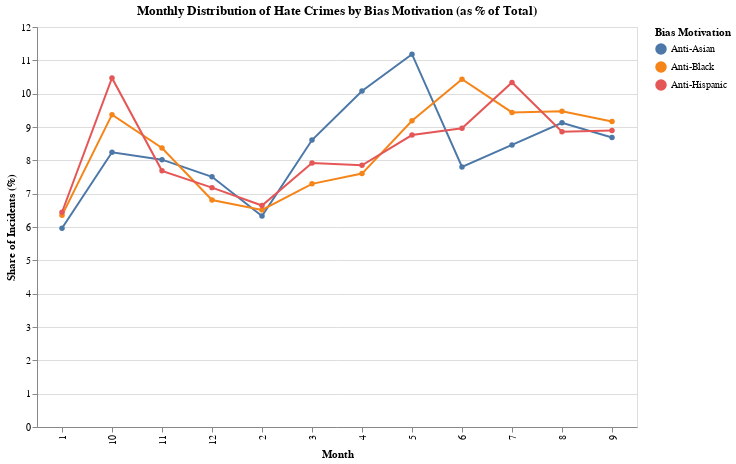

The cell this chart's notebook holds for it:
### Code cell
import pandas as pd
import altair as alt

# Ensure INCDATE is already parsed to datetime in race_df
race_df['MONTH'] = race_df['INCDATE'].dt.month

# Target bias motivation codes and their labels
target_codes = {
    12: 'Anti-Black',
    14: 'Anti-Asian',
    32: 'Anti-Hispanic'
}

# Filter for selected bias motivations
race_df_filtered = race_df[race_df['V20201'].isin(target_codes.keys())].copy()
race_df_filtered['label'] = race_df_filtered['V20201'].map(target_codes)

# Count incidents by month and label
monthly_counts = (
    race_df_filtered
    .groupby(['label', 'MONTH'])
    .size()
    .reset_index(name='count')
)

# Calculate percentage by group (label)
monthly_counts['percentage'] = (
    monthly_counts
    .groupby('label')['count']
    .transform(lambda x: x / x.sum() * 100)
)

# Make sure month is categorical for correct ordering
monthly_counts['MONTH'] = monthly_counts['MONTH'].astype(int).astype(str)

# Altair chart: percentage of incidents by month
chart = alt.Chart(monthly_counts).mark_line(point=True).encode(
    x=alt.X('MONTH:O', title='Month'),
    y=alt.Y('percentage:Q', title='Share of Incidents (%)'),
    color=alt.Color('label:N', title='Bias Motivation'),
    tooltip=['label', 'MONTH', 'percentage']
).properties(
    width=600,
    height=400,
    title='Monthly Distribution of Hate Crimes by Bias Motivation (as % of Total)'
)

chart

### Figure 1 — Vega-Lite specification as saved in the notebook (floating-point values rounded to 4 significant figures)
{"config": {"view": {"continuousWidth": 300, "continuousHeight": 300}}, "data": {"name": "data-ce5df1ff1a8eabeca7af310092de84b9"}, "mark": {"type": "line", "point": true}, "encoding": {"color": {"field": "label", "title": "Bias Motivation", "type": "nominal"}, "tooltip": [{"field": "label", "type": "nominal"}, {"field": "MONTH", "type": "nominal"}, {"field": "percentage", "type": "quantitative"}], "x": {"field": "MONTH", "title": "Month", "type": "ordinal"}, "y": {"field": "percentage", "title": "Share of Incidents (%)", "type": "quantitative"}}, "height": 400, "title": "Monthly Distribution of Hate Crimes by Bias Motivation (as % of Total)", "width": 600, "$schema": "https://vega.github.io/schema/vega-lite/v5.20.1.json", "datasets": {"data-ce5df1ff1a8eabeca7af310092de84b9": [{"label": "Anti-Asian", "MONTH": "1", "count": 81, "percentage": 5.96}, {"label": "Anti-Asian", "MONTH": "2", "count": 86, "percentage": 6.328}, {"label": "Anti-Asian", "MONTH": "3", "count": 117, "percentage": 8.609}, {"label": "Anti-Asian", "MONTH": "4", "count": 137, "percentage": 10.08}, {"label": "Anti-Asian", "MONTH": "5", "count": 152, "percentage": 11.18}, {"label": "Anti-Asian", "MONTH": "6", "count": 106, "percentage": 7.8}, {"label": "Anti-Asian", "MONTH": "7", "count": 115, "percentage": 8.462}, {"label": "Anti-Asian", "MONTH": "8", "count": 124, "percentage": 9.124}, {"label": "Anti-Asian", "MONTH": "9", "count": 118, "percentage": 8.683}, {"label": "Anti-Asian", "MONTH": "10", "count": 112, "percentage": 8.241}, {"label": "Anti-Asian", "MONTH": "11", "count": 109, "percentage": 8.021}, {"label": "Anti-Asian", "MONTH": "12", "count": 102, "percentage": 7.506}, {"label": "Anti-Black", "MONTH": "1", "count": 927, "percentage": 6.349}, {"label": "Anti-Black", "MONTH": "2", "count": 951, "percentage": 6.514}, {"label": "Anti-Black", "MONTH": "3", "count": 1065, "percentage": 7.295}, {"label": "Anti-Black", "MONTH": "4", "count": 1110, "percentage": 7.603}, {"label": "Anti-Black", "MONTH": "5", "count": 1341, "percentage": 9.185}, {"label": "Anti-Black", "MONTH": "6", "count": 1523, "percentage": 10.43}, {"label": "Anti-Black", "MONTH": "7", "count": 1378, "percentage": 9.438}, {"label": "Anti-Black", "MONTH": "8", "count": 1383, "percentage": 9.473}, {"label": "Anti-Black", "MONTH": "9", "count": 1338, "percentage": 9.164}, {"label": "Anti-Black", "MONTH": "10", "count": 1368, "percentage": 9.37}, {"label": "Anti-Black", "MONTH": "11", "count": 1222, "percentage": 8.37}, {"label": "Anti-Black", "MONTH": "12", "count": 994, "percentage": 6.808}, {"label": "Anti-Hispanic", "MONTH": "1", "count": 192, "percentage": 6.443}, {"label": "Anti-Hispanic", "MONTH": "2", "count": 198, "percentage": 6.644}, {"label": "Anti-Hispanic", "MONTH": "3", "count": 236, "percentage": 7.919}, {"label": "Anti-Hispanic", "MONTH": "4", "count": 234, "percentage": 7.852}, {"label": "Anti-Hispanic", "MONTH": "5", "count": 261, "percentage": 8.758}, {"label": "Anti-Hispanic", "MONTH": "6", "count": 267, "percentage": 8.96}, {"label": "Anti-Hispanic", "MONTH": "7", "count": 308, "percentage": 10.34}, {"label": "Anti-Hispanic", "MONTH": "8", "count": 264, "percentage": 8.859}, {"label": "Anti-Hispanic", "MONTH": "9", "count": 265, "percentage": 8.893}, {"label": "Anti-Hispanic", "MONTH": "10", "count": 312, "percentage": 10.47}, {"label": "Anti-Hispanic", "MONTH": "11", "count": 229, "percentage": 7.685}, {"label": "Anti-Hispanic", "MONTH": "12", "count": 214, "percentage": 7.181}]}}
